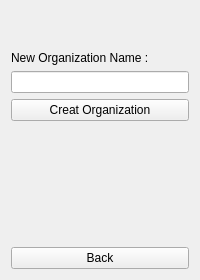
         <widget class="QWidget" name="HomeNewOrganizationPage">
          <layout class="QVBoxLayout" name="verticalLayout_7">
           <item>
            <spacer name="verticalSpacer_20">
             <property name="orientation">
              <enum>Qt::Vertical</enum>
             </property>
             <property name="sizeHint" stdset="0">
              <size>
               <width>20</width>
               <height>40</height>
              </size>
             </property>
            </spacer>
           </item>
           <item>
            <widget class="QLabel" name="NewOrgLabel">
             <property name="text">
              <string>New Organization Name :</string>
             </property>
            </widget>
           </item>
           <item>
            <widget class="QLineEdit" name="NewOrgNameLineEdit"/>
           </item>
           <item>
            <widget class="QPushButton" name="HomeNewOrgCreatBotton">
             <property name="text">
              <string>Creat Organization</string>
             </property>
            </widget>
           </item>
           <item>
            <spacer name="verticalSpacer_19">
             <property name="orientation">
              <enum>Qt::Vertical</enum>
             </property>
             <property name="sizeHint" stdset="0">
              <size>
               <width>20</width>
               <height>40</height>
              </size>
             </property>
            </spacer>
           </item>
           <item>
            <spacer name="verticalSpacer_21">
             <property name="orientation">
              <enum>Qt::Vertical</enum>
             </property>
             <property name="sizeHint" stdset="0">
              <size>
               <width>20</width>
               <height>40</height>
              </size>
             </property>
            </spacer>
           </item>
           <item>
            <spacer name="verticalSpacer_22">
             <property name="orientation">
              <enum>Qt::Vertical</enum>
             </property>
             <property name="sizeHint" stdset="0">
              <size>
               <width>20</width>
               <height>40</height>
              </size>
             </property>
            </spacer>
           </item>
           <item>
            <widget class="QPushButton" name="HomeNewOrgBackBotton">
             <property name="text">
              <string>Back</string>
             </property>
            </widget>
           </item>
          </layout>
         </widget>
